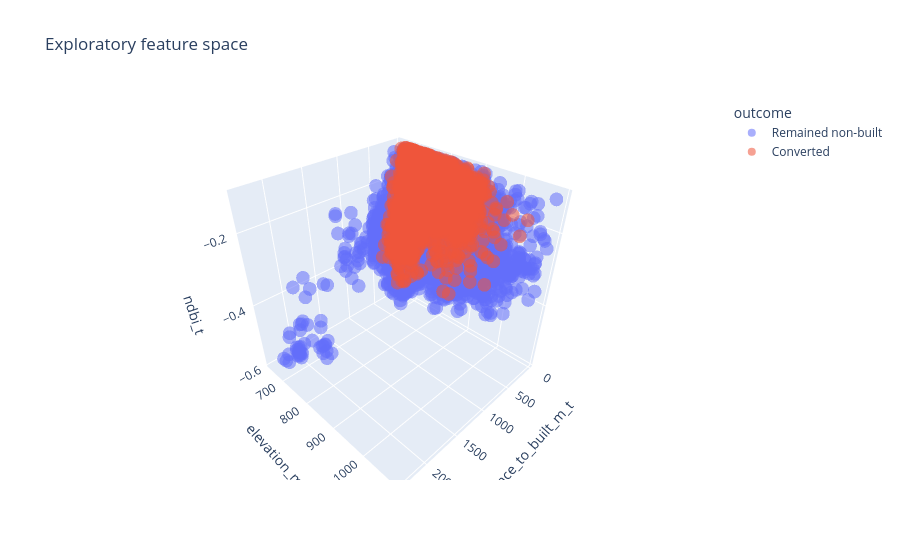

Notebook source saved alongside this figure:
### Markdown cell above
## 9. Interactive three-dimensional feature view

This optional Plotly figure uses:

- X: distance to existing built-up land;
- Y: elevation;
- Z: NDBI;
- colour: five-year conversion outcome.

The displayed points are sampled for browser performance.

### Code cell
if OPTIONAL_IMPORTS["plotly"]:
    required_3d = {
        "distance_to_built_m_t",
        "elevation_m",
        "ndbi_t",
        "target_transition_5y",
    }
    if required_3d.issubset(exploratory.columns):
        plot_3d = exploratory[
            list(required_3d)
        ].dropna()

        if len(plot_3d) > 20_000:
            plot_3d = plot_3d.sample(
                20_000,
                random_state=20260730,
            )

        plot_3d["outcome"] = plot_3d[
            "target_transition_5y"
        ].map(
            {
                0: "Remained non-built",
                1: "Converted",
            }
        )

        figure = px.scatter_3d(
            plot_3d,
            x="distance_to_built_m_t",
            y="elevation_m",
            z="ndbi_t",
            color="outcome",
            opacity=0.55,
            title="Exploratory feature space",
        )
        figure.show()
    else:
        print("Required columns for the 3D view are unavailable.")
else:
    print("Plotly is not installed; the 3D view was skipped.")

### Figure 1 — Plotly figure (JSON) as saved in the notebook; plotly's stock layout.template omitted (floating-point values rounded to 4 significant figures; data arrays with more than 128 entries replaced by an {"elided": "..."} marker saying what was removed)
{"data": [{"hovertemplate": "outcome=Remained non-built<br>distance_to_built_m_t=%{x}<br>elevation_m=%{y}<br>ndbi_t=%{z}<extra></extra>", "legendgroup": "Remained non-built", "marker": {"color": "#636efa", "opacity": 0.55, "symbol": "circle"}, "mode": "markers", "name": "Remained non-built", "scene": "scene", "showlegend": true, "type": "scatter3d", "x": {"elided": "16865 float values"}, "y": {"elided": "16865 float values"}, "z": {"elided": "16865 float values"}}, {"hovertemplate": "outcome=Converted<br>distance_to_built_m_t=%{x}<br>elevation_m=%{y}<br>ndbi_t=%{z}<extra></extra>", "legendgroup": "Converted", "marker": {"color": "#EF553B", "opacity": 0.55, "symbol": "circle"}, "mode": "markers", "name": "Converted", "scene": "scene", "showlegend": true, "type": "scatter3d", "x": {"elided": "3135 float values"}, "y": {"elided": "3135 float values"}, "z": {"elided": "3135 float values"}}], "layout": {"legend": {"title": {"text": "outcome"}, "tracegroupgap": 0}, "scene": {"domain": {"x": [0, 1], "y": [0, 1]}, "xaxis": {"title": {"text": "distance_to_built_m_t"}}, "yaxis": {"title": {"text": "elevation_m"}}, "zaxis": {"title": {"text": "ndbi_t"}}}, "title": {"text": "Exploratory feature space"}}}
